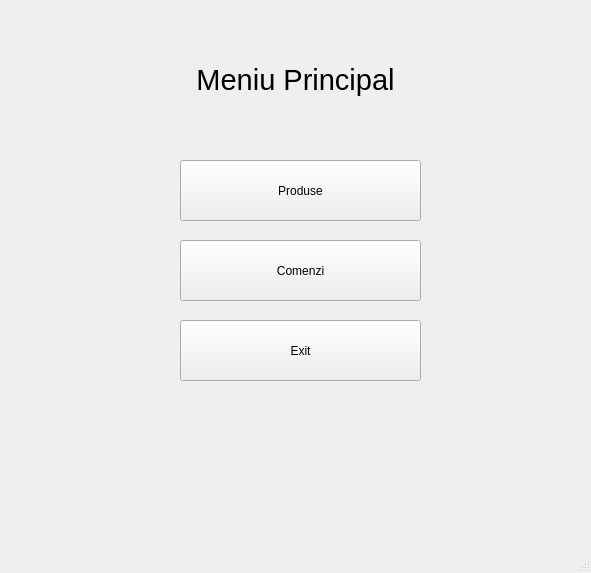
<?xml version="1.0" encoding="UTF-8"?>
<ui version="4.0">
 <class>MainMenu</class>
 <widget class="QMainWindow" name="MainMenu">
  <property name="geometry">
   <rect>
    <x>0</x>
    <y>0</y>
    <width>591</width>
    <height>573</height>
   </rect>
  </property>
  <property name="windowTitle">
   <string>MainMenu</string>
  </property>
  <widget class="QWidget" name="centralwidget">
   <widget class="QPushButton" name="ButonProduse">
    <property name="geometry">
     <rect>
      <x>180</x>
      <y>160</y>
      <width>241</width>
      <height>61</height>
     </rect>
    </property>
    <property name="text">
     <string>Produse</string>
    </property>
   </widget>
   <widget class="QPushButton" name="ButonComenzi">
    <property name="geometry">
     <rect>
      <x>180</x>
      <y>240</y>
      <width>241</width>
      <height>61</height>
     </rect>
    </property>
    <property name="text">
     <string>Comenzi</string>
    </property>
   </widget>
   <widget class="QPushButton" name="ExitButon">
    <property name="geometry">
     <rect>
      <x>180</x>
      <y>320</y>
      <width>241</width>
      <height>61</height>
     </rect>
    </property>
    <property name="text">
     <string>Exit</string>
    </property>
   </widget>
   <widget class="QLabel" name="MeniuPrincipalLabel">
    <property name="geometry">
     <rect>
      <x>0</x>
      <y>0</y>
      <width>591</width>
      <height>161</height>
     </rect>
    </property>
    <property name="text">
     <string>&lt;html&gt;&lt;head/&gt;&lt;body&gt;&lt;p&gt;&lt;span style=&quot; font-size:22pt;&quot;&gt;Meniu Principal&lt;/span&gt;&lt;/p&gt;&lt;/body&gt;&lt;/html&gt;</string>
    </property>
    <property name="alignment">
     <set>Qt::AlignCenter</set>
    </property>
   </widget>
  </widget>
  <widget class="QMenuBar" name="menubar">
   <property name="geometry">
    <rect>
     <x>0</x>
     <y>0</y>
     <width>591</width>
     <height>26</height>
    </rect>
   </property>
  </widget>
  <widget class="QStatusBar" name="statusbar"/>
 </widget>
 <resources/>
 <connections/>
</ui>
